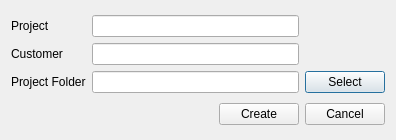
<?xml version="1.0" encoding="UTF-8"?>
<ui version="4.0">
 <class>NewProjectDialog</class>
 <widget class="QDialog" name="NewProjectDialog">
  <property name="geometry">
   <rect>
    <x>0</x>
    <y>0</y>
    <width>396</width>
    <height>140</height>
   </rect>
  </property>
  <property name="sizePolicy">
   <sizepolicy hsizetype="Fixed" vsizetype="Fixed">
    <horstretch>0</horstretch>
    <verstretch>0</verstretch>
   </sizepolicy>
  </property>
  <property name="windowTitle">
   <string>Dialog</string>
  </property>
  <property name="windowIcon">
   <iconset>
    <normaloff>PFM_new.ico</normaloff>PFM_new.ico</iconset>
  </property>
  <layout class="QVBoxLayout" name="verticalLayout">
   <item>
    <layout class="QGridLayout" name="gridLayout">
     <item row="0" column="0">
      <widget class="QLabel" name="label">
       <property name="text">
        <string>Project</string>
       </property>
      </widget>
     </item>
     <item row="0" column="1">
      <widget class="QLineEdit" name="lineEdit_Project">
       <property name="minimumSize">
        <size>
         <width>200</width>
         <height>0</height>
        </size>
       </property>
      </widget>
     </item>
     <item row="1" column="0">
      <widget class="QLabel" name="label_2">
       <property name="text">
        <string>Customer</string>
       </property>
      </widget>
     </item>
     <item row="1" column="1">
      <widget class="QLineEdit" name="lineEdit_Customer"/>
     </item>
     <item row="2" column="0">
      <widget class="QLabel" name="label_3">
       <property name="text">
        <string>Project Folder</string>
       </property>
      </widget>
     </item>
     <item row="2" column="1">
      <widget class="ProjectFolderEdit" name="lineEdit_ProjectFolder"/>
     </item>
     <item row="2" column="2">
      <widget class="QPushButton" name="pushButtonSelect_ProjectFolder">
       <property name="text">
        <string>Select</string>
       </property>
      </widget>
     </item>
    </layout>
   </item>
   <item>
    <layout class="QHBoxLayout" name="horizontalLayout">
     <item>
      <spacer name="horizontalSpacer">
       <property name="orientation">
        <enum>Qt::Horizontal</enum>
       </property>
       <property name="sizeHint" stdset="0">
        <size>
         <width>40</width>
         <height>20</height>
        </size>
       </property>
      </spacer>
     </item>
     <item>
      <widget class="QPushButton" name="pushButton_Create">
       <property name="text">
        <string>Create</string>
       </property>
      </widget>
     </item>
     <item>
      <widget class="QPushButton" name="pushButton_Cancel">
       <property name="text">
        <string>Cancel</string>
       </property>
      </widget>
     </item>
    </layout>
   </item>
  </layout>
 </widget>
 <customwidgets>
  <customwidget>
   <class>ProjectFolderEdit</class>
   <extends>QLineEdit</extends>
   <header>projectfolderedit.h</header>
  </customwidget>
 </customwidgets>
 <resources/>
 <connections>
  <connection>
   <sender>pushButton_Cancel</sender>
   <signal>clicked()</signal>
   <receiver>NewProjectDialog</receiver>
   <slot>reject()</slot>
   <hints>
    <hint type="sourcelabel">
     <x>331</x>
     <y>114</y>
    </hint>
    <hint type="destinationlabel">
     <x>141</x>
     <y>124</y>
    </hint>
   </hints>
  </connection>
 </connections>
</ui>
